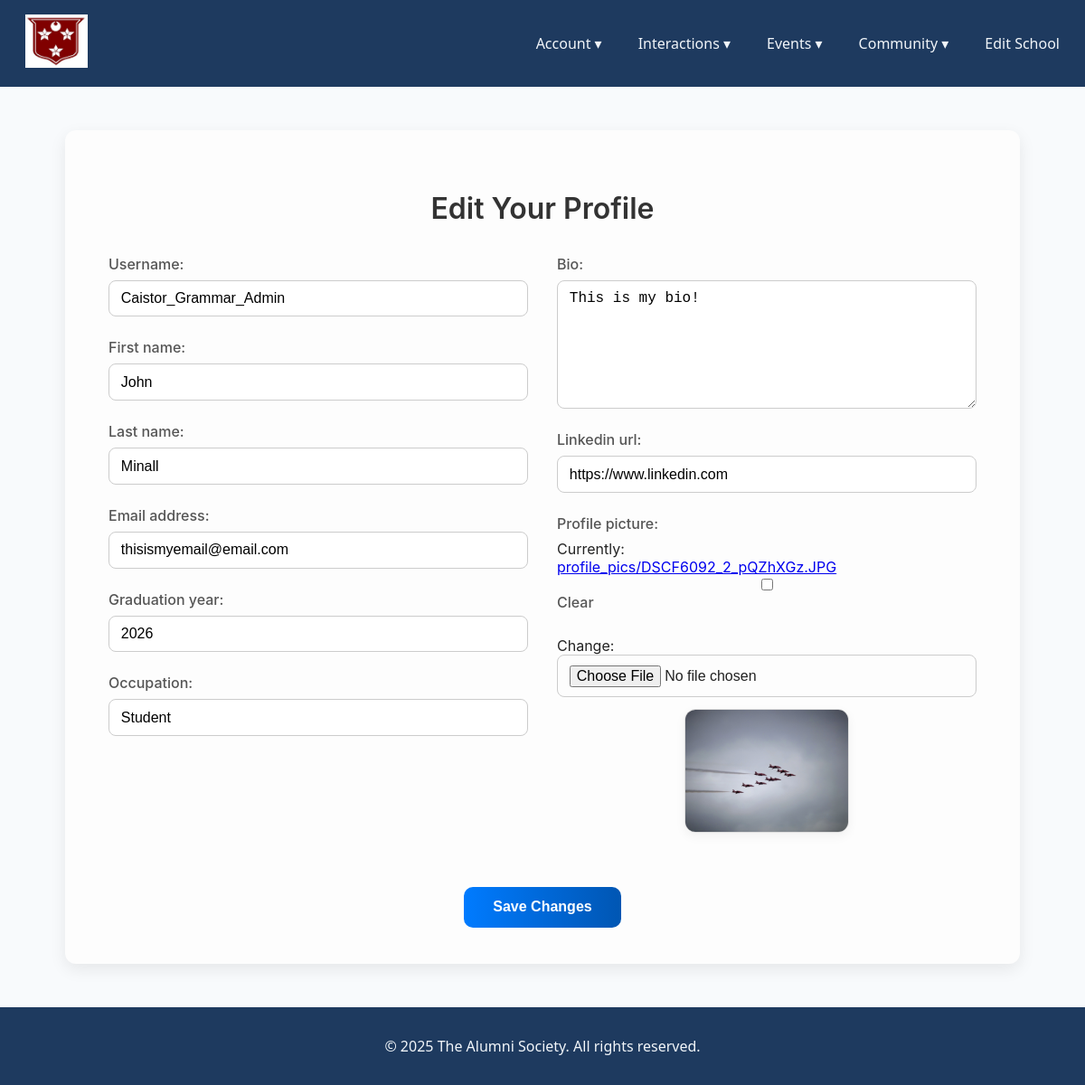
Page /accounts/edit_profile/ (signed in) on the committed database.
### Accounts/models.py (models this page shows, shortened)
class User(AbstractUser):
    school = models.ForeignKey(School, on_delete=models.CASCADE, related_name="users", null=True, blank=True)
    graduation_year = models.PositiveIntegerField(null=True, blank=True)
    occupation = models.CharField(max_length=100, blank=True)
    bio = models.TextField(blank=True)
    linkedin_url = models.URLField(blank=True)
    profile_picture = models.ImageField(upload_to='profile_pics/', blank=True, null=True)
    is_staff_account = models.BooleanField(default=False)
    is_superuser_account = models.BooleanField(default=False)
    is_student_account = models.BooleanField(default=False)

### schools/models.py (models this page shows, shortened)
class School(models.Model):
    name = models.CharField(max_length=255, unique=True)
    logo = models.ImageField(upload_to="school_logos/", blank=True, null=True)
    description = models.TextField(blank=True)
    address = models.TextField(blank=True)
    banner_image = models.ImageField(upload_to="school_banners/", blank=True, null=True)

### Accounts/views.py (the view)
# urls.py: path('edit_profile/', views.edit_profile_view, name='edit_profile'),
@login_required
def edit_profile_view(request):
    if request.method == 'POST':
        form = UserEditForm(request.POST, request.FILES, instance=request.user)
        if form.is_valid():
            form.save()
            return redirect('Accounts:profile')
    else:
        form = UserEditForm(instance=request.user)
    context = {
        "form": form,
        "username": request.user.username,
    }
    return render(request, 'Accounts/edit_account.html', context)

### Accounts/forms.py
class UserEditForm(forms.ModelForm):
    class Meta:
        model = User
        fields = [
            'username',
            'first_name',
            'last_name',
            'email',
            'graduation_year',
            'occupation',
            'bio',
            'linkedin_url',
            'profile_picture',
        ]
        widgets = {
            'username': forms.TextInput(attrs={'class': 'form-control'}),
            'first_name': forms.TextInput(attrs={'class': 'form-control'}),
            'last_name': forms.TextInput(attrs={'class': 'form-control'}),
            'email': forms.EmailInput(attrs={'class': 'form-control'}),
            'graduation_year': forms.NumberInput(attrs={'class': 'form-control'}),
            'occupation': forms.TextInput(attrs={'class': 'form-control'}),
            'bio': forms.Textarea(attrs={'class': 'form-control', 'rows': 3}),
            'linkedin_url': forms.URLInput(attrs={'class': 'form-control'}),
            'profile_picture': forms.ClearableFileInput(attrs={
                'class': 'form-control-file'
            }),
        }

### Accounts/templates/accounts/edit_account.html (shortened to what this page needs)
{% extends "Main/base.html" %}
{% load static %}
{% block content %}
<div class="profile-edit-container">
    <h2 class="profile-edit-title">Edit Your Profile</h2>
    <form method="post" enctype="multipart/form-data" class="profile-edit-form">
        <div class="profile-edit-row">
            <div class="profile-edit-left">
                <div class="form-group">
                    {{ form.username.label_tag }}
                    {{ form.username }}
                </div>
                <div class="form-group">
                    {{ form.first_name.label_tag }}
                    {{ form.first_name }}
                </div>
                <div class="form-group">
                    {{ form.last_name.label_tag }}
                    {{ form.last_name }}
                </div>
                <div class="form-group">
                    {{ form.email.label_tag }}
                    {{ form.email }}
                </div>
                <div class="form-group">
                    {{ form.graduation_year.label_tag }}
                    {{ form.graduation_year }}
                </div>
                <div class="form-group">
                    {{ form.occupation.label_tag }}
                    {{ form.occupation }}
                </div>
            </div>
            <div class="profile-edit-right">
                <div class="form-group">
                    {{ form.bio.label_tag }}
                    {{ form.bio }}
                </div>
                <div class="form-group">
                    {{ form.linkedin_url.label_tag }}
                    {{ form.linkedin_url }}
                </div>
                <div class="form-group">
                    {{ form.profile_picture.label_tag }}
                    {{ form.profile_picture }}
                    {% if user.profile_picture %}
                        <div class="current-profile-img">
                            <img src="{{ user.profile_picture.url }}" alt="Current profile picture">
                        </div>
                    {% endif %}
                </div>
            </div>
        </div>
        <button type="submit" class="btn profile-edit-btn">Save Changes</button>
    </form>
</div>
{% endblock %}

### Main/templates/Main/base.html (shortened to what this page needs)
<!DOCTYPE html>
<html lang="en">
<head>
    {% load static %}
    <link rel="stylesheet" href="{% static 'Main/style.css' %}">
</head>
<body>
<nav>
  <div class="nav-container">
    <div class="logo">
      <a href="{% url 'Main:homepage' %}" class="logo1">
        <p class="navtitle">
          {% if user.is_authenticated %}
            <img class="navbar-logo" src="{{ user.school.logo.url }}">
          {% else %}
            <img class="navbar-logo" src="{% static 'images/The Alumni Society Logo.png' %}" alt="Logo">
            {% endif %}
      </a>
    </div>
    <ul class="nav-links">
      {% if user.is_authenticated %}
      <li class="dropdown">
        <a href="#">Account ▾</a>
      </li>
      <li class="dropdown">
        <a href="#">Interactions ▾</a>
      </li>
      <li class="dropdown">
        <a href="#">Events ▾</a>
      </li>
      <li class="dropdown">
        <a href="#">Community ▾</a>
      </li>
      {% else %}
      <li><a href="{% url 'Accounts:login' %}">Login</a></li>
      <li><a href="{% url 'Accounts:create_account' %}">Create Account</a></li>
      {% endif %}
      {% if user.is_staff_account %}
      <li><a href="{% url 'schools:edit_school' user.school.id %}">Edit School</a></li>
      {% endif %}
    </ul>
  </div>
</nav>
    <main>
        {% block content %}
        {% endblock %}
    </main>
    <footer>
        <p>&copy; {{ year|default:2025 }} The Alumni Society. All rights reserved.</p>
    </footer>
</body>
</html>

### Main/static/Main/style.css (style rules this page uses)
nav { background: #1e3a5f; padding: 0.5rem 1rem; }
footer { background: #1e3a5f; padding: 1rem 0; text-align: center; color: #f1f5f9; }
.nav-container { display: flex; justify-content: space-between; align-items: center; max-height: 80px; }
.nav-links { list-style: none; display: flex; gap: 1rem; margin: 0; padding: 0; }
.nav-links li { position: relative; }
.logo1 { text-decoration: none; color: inherit; }
.navtitle { color: #f1f5f9; text-decoration: none; padding: 0.5rem 0.75rem; display: block; }
.nav-links a { color: #f1f5f9; text-decoration: none; padding: 0.5rem 0.75rem; display: block; }
body { display: flex; flex-direction: column; min-height: 100vh; margin: 0; padding: 0; font-family: 'Segoe UI', Arial, sans-serif; background-color: #f8fafc; color: #222; }
main { flex: 1; }
.navbar-logo { min-height: 50px; max-width: 120px; max-height: 60px; height: auto; width: auto; object-fit: contain; }
.profile-edit-container { max-width: 960px; margin: 3rem auto; padding: 2.5rem 3rem; background: #fdfdfd; border-radius: 12px; box-shadow: 0 6px 18px rgba(0, 0, 0, 0.08); font-family: 'Inter', sans-serif; }
.profile-edit-title { font-size: 2rem; font-weight: 600; margin-bottom: 2rem; text-align: center; color: #333; }
.profile-edit-form { width: 100%; }
.profile-edit-row { display: flex; flex-wrap: wrap; gap: 2rem; }
.profile-edit-left, .profile-edit-right { flex: 1 1 400px; }
.form-group { margin-bottom: 1.5rem; display: flex; flex-direction: column; }
.form-group label { font-weight: 500; margin-bottom: 0.5rem; color: #555; }
.form-group input, .form-group textarea { padding: 0.65rem 0.8rem; font-size: 1rem; border-radius: 8px; border: 1px solid #ccc; transition: border-color 0.2s, box-shadow 0.2s; }
textarea { min-height: 120px; resize: vertical; }
.profile-edit-right .current-profile-img { margin-top: 0.8rem; text-align: center; }
.profile-edit-right .current-profile-img img { max-width: 180px; border-radius: 12px; border: 1px solid #ddd; box-shadow: 0 4px 12px rgba(0,0,0,0.05); }
.btn.profile-edit-btn { display: block; margin: 2rem auto 0; padding: 0.85rem 2rem; font-size: 1rem; font-weight: 600; color: #fff; background: linear-gradient(90deg, #007bff, #0056b3); border: none; border-radius: 10px; cursor: pointer; transition: background 0.25s, transform 0.2s; }

### rows in the picture
User: school.logo (picture), username "Caistor_Grammar_Admin", first_name "John", last_name "Minall", email "thisismyemail@email.com", graduation_year "2026", occupation "Student", bio "This is my bio!", linkedin_url "https://www.linkedin.com", profile_picture (picture)

### other values in the picture
{{ year|default:2025 }} "2025"
